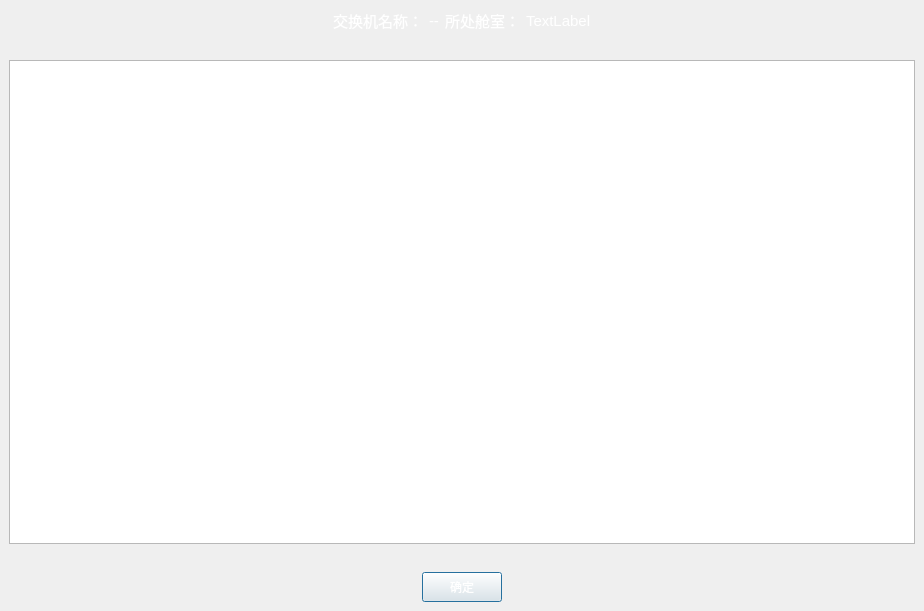
<?xml version="1.0" encoding="UTF-8"?>
<ui version="4.0">
 <class>SwitchInfoDialog</class>
 <widget class="QDialog" name="SwitchInfoDialog">
  <property name="geometry">
   <rect>
    <x>0</x>
    <y>0</y>
    <width>924</width>
    <height>611</height>
   </rect>
  </property>
  <property name="windowTitle">
   <string>Dialog</string>
  </property>
  <layout class="QVBoxLayout" name="verticalLayout">
   <property name="spacing">
    <number>0</number>
   </property>
   <property name="leftMargin">
    <number>0</number>
   </property>
   <property name="topMargin">
    <number>0</number>
   </property>
   <property name="rightMargin">
    <number>0</number>
   </property>
   <property name="bottomMargin">
    <number>0</number>
   </property>
   <item>
    <widget class="QWidget" name="widget" native="true">
     <property name="styleSheet">
      <string notr="true">
QWidget#widget
{
border-image:none;
	border-image: url(:/images/images/background_1.jpg);
}

QWidget#widget_button,#widget_title
{
	border-image:none;
	border-image: url(:/images/images/back_title.png);
}


QTableView{
	
	border-image: url(:/images/images/whole_back_2.png);
}

QHeaderView::section{
	
	border-image: url(:/images/images/back_title.png);
    color: white;
	padding-left: 4px;
	border: 1px solid #6c6c6c;
 height:25px;
}

QHeaderView::section:checked{
/*	background-color: qlineargradient(x1:0, y1:0, x2:0, y2:1,stop:0 #3C5037, stop: 0.5 #436252, stop:1 #3C5037);*/
	border-image: url(:/images/images/button_gray.png);
}

QLabel
{
font-size:15px;
color:white;
}

QPushButton
{
	color: rgb(255, 255, 255);
	
	border-image: url(:/images/images/button_search.png);
}
</string>
     </property>
     <layout class="QVBoxLayout" name="verticalLayout_2">
      <property name="spacing">
       <number>10</number>
      </property>
      <property name="leftMargin">
       <number>0</number>
      </property>
      <property name="topMargin">
       <number>0</number>
      </property>
      <property name="rightMargin">
       <number>0</number>
      </property>
      <property name="bottomMargin">
       <number>0</number>
      </property>
      <item>
       <widget class="QWidget" name="widget_title" native="true">
        <layout class="QHBoxLayout" name="horizontalLayout">
         <item>
          <spacer name="horizontalSpacer_3">
           <property name="orientation">
            <enum>Qt::Horizontal</enum>
           </property>
           <property name="sizeHint" stdset="0">
            <size>
             <width>40</width>
             <height>20</height>
            </size>
           </property>
          </spacer>
         </item>
         <item>
          <widget class="QLabel" name="nameLabel">
           <property name="text">
            <string>交换机名称：</string>
           </property>
          </widget>
         </item>
         <item>
          <widget class="QLabel" name="nameL">
           <property name="text">
            <string>--</string>
           </property>
          </widget>
         </item>
         <item>
          <widget class="QLabel" name="locationLabel">
           <property name="text">
            <string>所处舱室：</string>
           </property>
          </widget>
         </item>
         <item>
          <widget class="QLabel" name="locationL">
           <property name="text">
            <string>TextLabel</string>
           </property>
          </widget>
         </item>
         <item>
          <spacer name="horizontalSpacer_4">
           <property name="orientation">
            <enum>Qt::Horizontal</enum>
           </property>
           <property name="sizeHint" stdset="0">
            <size>
             <width>40</width>
             <height>20</height>
            </size>
           </property>
          </spacer>
         </item>
        </layout>
       </widget>
      </item>
      <item>
       <widget class="QWidget" name="widget_view" native="true">
        <layout class="QHBoxLayout" name="horizontalLayout_3">
         <item>
          <widget class="QTableView" name="tableview"/>
         </item>
        </layout>
       </widget>
      </item>
      <item>
       <widget class="QWidget" name="widget_button" native="true">
        <layout class="QHBoxLayout" name="horizontalLayout_2">
         <property name="spacing">
          <number>0</number>
         </property>
         <item>
          <spacer name="horizontalSpacer">
           <property name="orientation">
            <enum>Qt::Horizontal</enum>
           </property>
           <property name="sizeHint" stdset="0">
            <size>
             <width>410</width>
             <height>20</height>
            </size>
           </property>
          </spacer>
         </item>
         <item>
          <widget class="QPushButton" name="btn_ok">
           <property name="minimumSize">
            <size>
             <width>80</width>
             <height>30</height>
            </size>
           </property>
           <property name="maximumSize">
            <size>
             <width>80</width>
             <height>30</height>
            </size>
           </property>
           <property name="text">
            <string>确定</string>
           </property>
          </widget>
         </item>
         <item>
          <spacer name="horizontalSpacer_2">
           <property name="orientation">
            <enum>Qt::Horizontal</enum>
           </property>
           <property name="sizeHint" stdset="0">
            <size>
             <width>410</width>
             <height>20</height>
            </size>
           </property>
          </spacer>
         </item>
        </layout>
       </widget>
      </item>
     </layout>
    </widget>
   </item>
  </layout>
 </widget>
 <resources/>
 <connections/>
</ui>
